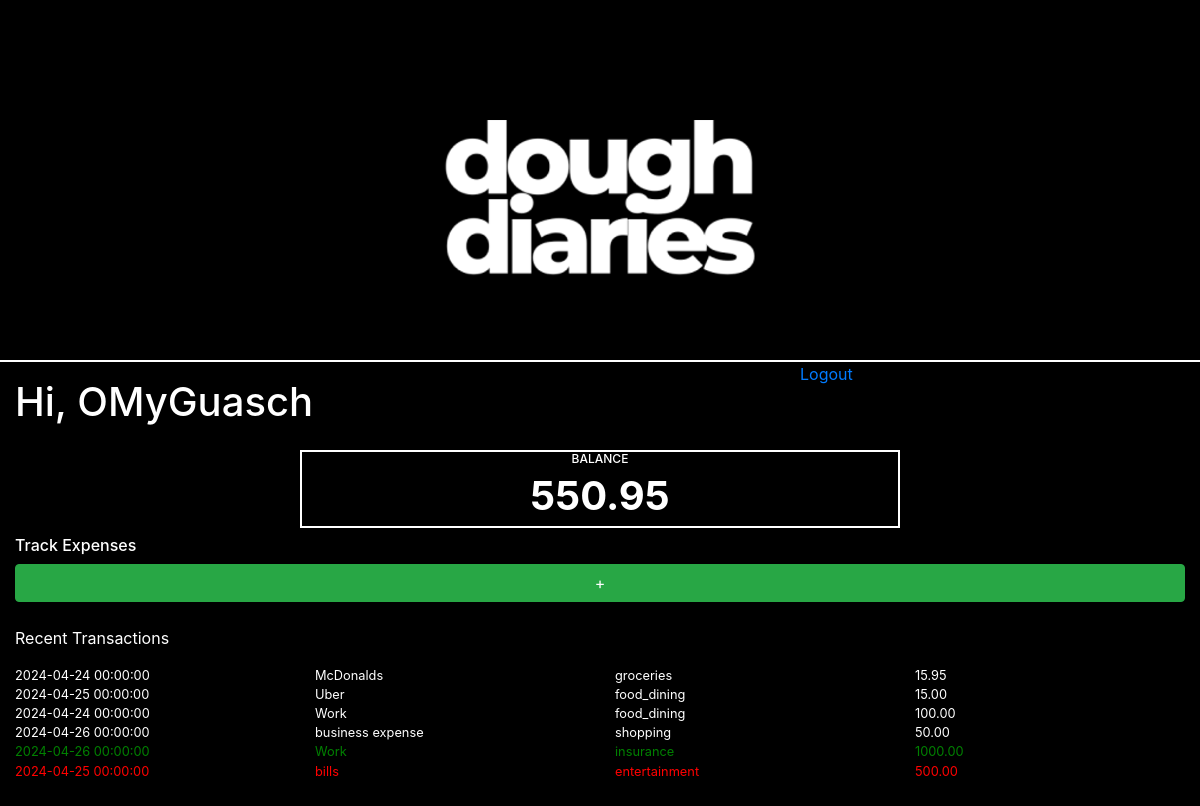
Page / (signed in) on the earlier database version.
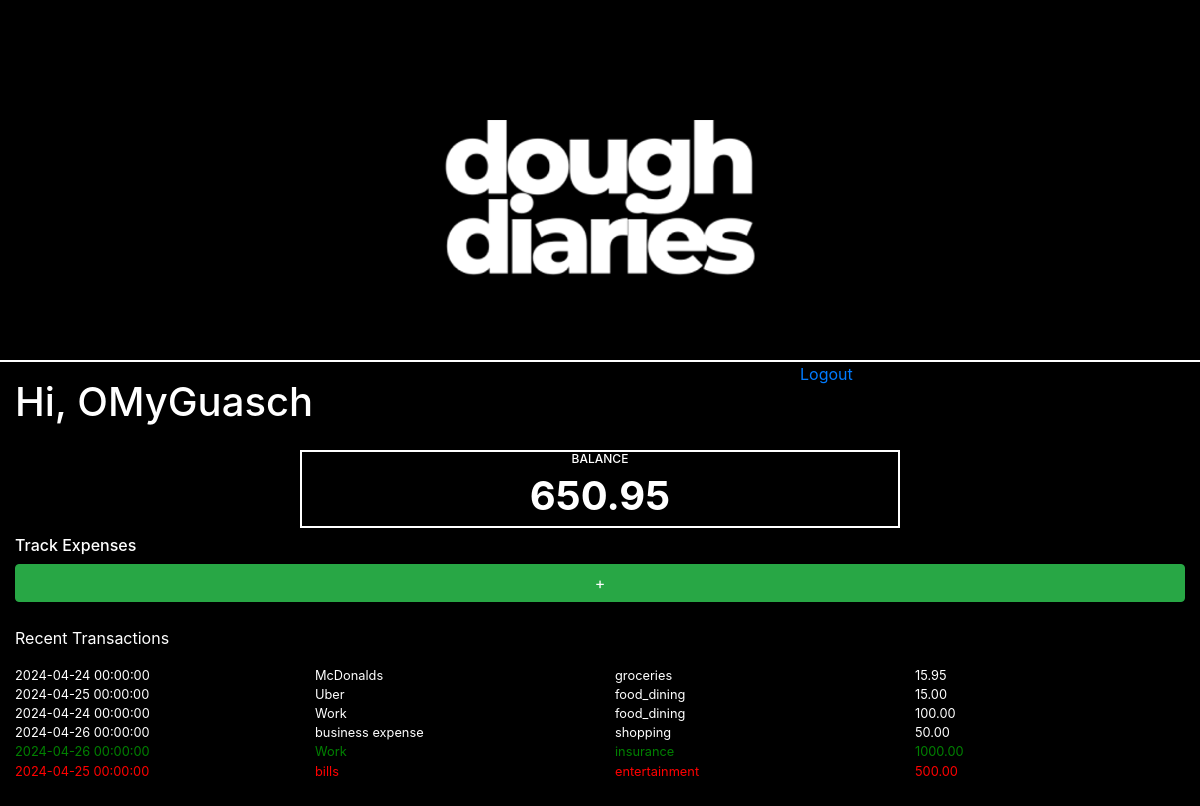
Same page on the later database version.
### database.py (models this page shows, shortened)
class User(UserMixin, db.Model):
    id = db.Column(db.Integer, primary_key=True)
    first_name = db.Column(db.String(30))
    last_name = db.Column(db.String(30))
    username = db.Column(db.String(80), unique=True, nullable=False)
    email = db.Column(db.String(120), unique=True, nullable=False)
    balance = db.Column(db.Float, default=0.00)  # Adding the balance column
    password_hash = db.Column(db.String(128))

### app.py (the view)
    @app.route('/')
    @login_required
    def home():
        form = AddExpenseForm()
        form.process()
        transactions = get_transactions(current_user.username)  # Use current_user.username
        return render_template('index.html', user=current_user, trans=transactions, form=form)

### templates/index.html (shortened to what this page needs)
{% extends 'base.html' %}
{% block head %}
<link rel="stylesheet" href="{{ url_for('static', filename='css/index.css') }}">
{% endblock %}
{% block content %}
<div class="container-fluid">
  <div class="row mb-4">
    {% if user.username %}
    <h1 class="col-8 my-3">Hi, {{ user.username }}</h1>
    <a  id="logout" href="{{ url_for('logout') }}"><p>Logout</p></a>
    <div class='balance col-6 my-2'>
      <h3 class="col-8 title-balance">BALANCE</h3>
      {{ "%.2f"|format(user.balance) }}</div>
    {% else %}
    <h1 class="col-8 text-center">You're a Money Guru</h1>
    {% endif %}
    <h6 class="col-12">Track Expenses</h6>
    <div class="col-12"><button class="btn btn-success" data-toggle="modal" data-target="#addExpenseModal">+</button>
    </div>
  </div>
  <div class="row justify-content-center mb-5">
    <p class="col-12">Recent Transactions</p>
    {% for tran in trans %}
    <div class="row trans-col w-100 justify-content-center {{ tran.transaction_type }}">
      <div class="col-3">{{ tran.date }}</div>
      <div class="col-3">{{ tran.merchant }}</div>
      <div class="col-3">{{ tran.category }}</div>
      <div class="col-3">{{ "%.2f"|format(tran.amount) }}</div>
    </div>
    {% endfor %}
  </div>
</div>
{% endblock %}

Differences in the rows shown:
changed User "OMyGuasch": balance "550.95" → "650.95"
